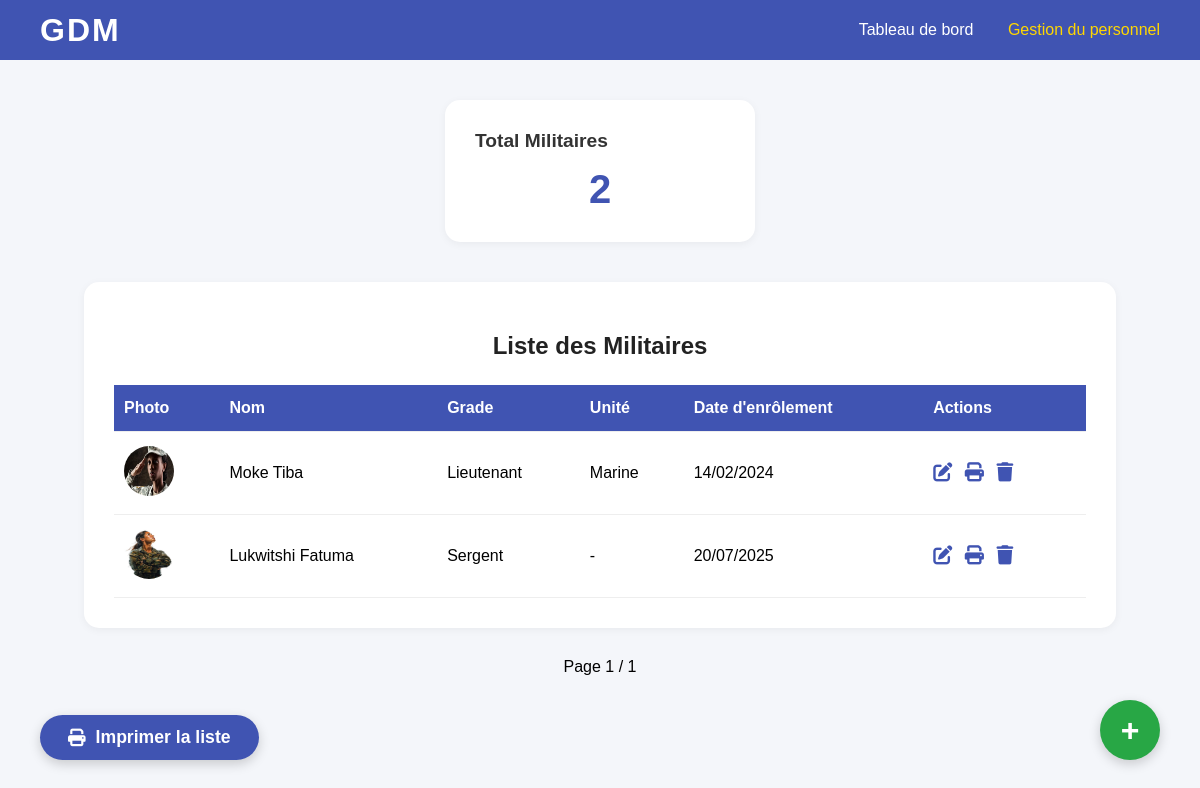
The page /gestion_personnel.php (signed in) on the database its author committed.
### tables this page shows
CREATE TABLE IF NOT EXISTS `militaires` (
  `id` int NOT NULL AUTO_INCREMENT,
  `nom` varchar(100) NOT NULL,
  `prenom` varchar(100) DEFAULT NULL,
  `matricule` varchar(50) NOT NULL,
  `sexe` varchar(10) DEFAULT NULL,
  `etat_civil` varchar(20) DEFAULT NULL,
  `date_naissance` date DEFAULT NULL,
  `lieu_naissance` varchar(100) DEFAULT NULL,
  `nationalite` varchar(50) DEFAULT NULL,
  `grade` varchar(50) NOT NULL,
  `telephone` varchar(20) DEFAULT NULL,
  `email` varchar(100) DEFAULT NULL,
  `photo` varchar(255) DEFAULT NULL,
  `date_enrolement` date DEFAULT NULL,
  `unite` varchar(50) DEFAULT NULL,
  PRIMARY KEY (`id`)
);

### gestion_personnel.php (the view, shortened to what this page needs)
<?php
require_once 'db.php';
$stmt = $pdo->query("SELECT COUNT(*) FROM militaires");
$total_militaires = $stmt->fetchColumn();
$page = isset($_GET['page']) ? max(1, intval($_GET['page'])) : 1;
$limit = 10;
$offset = ($page - 1) * $limit;
$stmt = $pdo->prepare("SELECT * FROM militaires ORDER BY id DESC LIMIT ? OFFSET ?");
$stmt->bindValue(1, $limit, PDO::PARAM_INT);
$stmt->bindValue(2, $offset, PDO::PARAM_INT);
$stmt->execute();
$militaires = $stmt->fetchAll();
?>
<!DOCTYPE html>
<html lang="fr">
<head>
    <link rel="stylesheet" href="style.css">
    <link rel="stylesheet" href="https://cdnjs.cloudflare.com/ajax/libs/font-awesome/6.4.2/css/all.min.css">
</head>
<body>
    <nav class="navbar">
        <a href="dashboard.php" class="navbar-logo" style="text-decoration:none;color:inherit;">GDM</a>
        <div class="navbar-links">
            <a href="dashboard.php">Tableau de bord</a>
            <a href="gestion_personnel.php" style="color: #FFD700;">Gestion du personnel</a>
        </div>
    </nav>
    <div class="main-content">
        <div class="card-total" style="margin: 0 auto 40px auto;">
            <h3>Total Militaires</h3>
            <div class="total-number"><?= $total_militaires ?></div>
        </div>
        <div class="table-container">
            <h2 class="section-title">Liste des Militaires</h2>
            <table class="militaires-table">
                <thead>
                    <tr>
                        <th>Photo</th>
                        <th>Nom</th>
                        <th>Grade</th>
                        <th>Unité</th>
                        <th>Date d'enrôlement</th>
                        <th>Actions</th>
                    </tr>
                </thead>
                <tbody>
                <?php if (count($militaires) === 0): ?>
                    <tr>
                        <td colspan="6" style="text-align:center;">Aucun militaire trouvé.</td>
                    </tr>
                <?php else: ?>
                    <?php foreach ($militaires as $militaire): ?>
                        <tr>
                            <td>
                                <?php if (!empty($militaire['photo']) && file_exists($militaire['photo'])): ?>
                                    <img src="<?= htmlspecialchars($militaire['photo']) ?>" alt="Photo" style="width:50px;height:50px;border-radius:50%;">
                                <?php else: ?>
                                    <div style="width:50px;height:50px;background:#e0e0e0;border-radius:50%;display:flex;align-items:center;justify-content:center;color:#aaa;">?</div>
                                <?php endif; ?>
                            </td>
                            <td><?= htmlspecialchars($militaire['nom']) ?></td>
                            <td><?= htmlspecialchars($militaire['grade']) ?></td>
                            <td><?= htmlspecialchars($militaire['unite'] ?? '-') ?></td>
                            <td><?= !empty($militaire['date_enrolement']) ? date('d/m/Y', strtotime($militaire['date_enrolement'])) : '-' ?></td>
                            <td>
                                <a href="modifier_militaire.php?id=<?= $militaire['id'] ?>" class="action-btn modif"><i class="fas fa-edit"></i></a>
                                <a href="imprimer_militaire.php?id=<?= $militaire['id'] ?>" class="action-btn print"><i class="fas fa-print"></i></a>
                                <a href="supprimer_mili.php?id=<?= $militaire['id'] ?>" class="action-btn suppr" onclick="return confirm('Supprimer ce militaire ?');"><i class="fas fa-trash"></i></a>
                            </td>
                        </tr>
                    <?php endforeach; ?>
                <?php endif; ?>
                </tbody>
            </table>
        </div>
        <?php
        $nb_pages = ceil($total_militaires / $limit);
        ?>
        <div class="pagination" style="text-align:center;margin:30px 0;">
            <span style="margin:0 12px;">Page <?= $page ?> / <?= $nb_pages ?></span>
        </div>
        <a href="imprimer_liste.php" class="btn-imprimer" target="_blank">
            <i class="fas fa-print"></i> Imprimer la liste
        </a>
        <a href="ajouter_militaire.php" class="btn-floating">+</a>
    </div>
</body>
</html>

### style.css (style rules this page uses)
body { background: #f4f6fa; font-family: Arial, sans-serif; margin: 0; }
h2 { text-align: center; margin-bottom: 20px; }
.navbar { background: #4054b2; color: #fff; padding: 0 40px; height: 60px; display: flex; align-items: center; justify-content: space-between; }
.navbar-logo { font-size: 2rem; font-weight: bold; letter-spacing: 2px; }
.navbar-links a { color: #fff; text-decoration: none; margin-left: 30px; font-size: 1rem; font-weight: 500; }
.main-content { padding: 40px 60px; display: flex; flex-direction: column; align-items: center; }
.card-total { background: #fff; border-radius: 15px; box-shadow: 0 2px 8px rgba(0,0,0,0.05); width: 250px; padding: 30px; margin-bottom: 40px; }
.card-total h3 { margin: 0 0 15px 0; font-size: 1.2rem; color: #333; }
.total-number { font-size: 2.5rem; font-weight: bold; color: #4054b2; text-align: center; }
.section-title { font-size: 1.5rem; color: #222; margin-bottom: 25px; }
.btn-floating { position: fixed; right: 40px; bottom: 40px; width: 60px; height: 60px; background: #28a745; color: #fff; border: none; border-radius: 50%; font-size: 2rem; font-weight: bold; box-shadow: 0 4px 12px rgba(0, 0, 0, 0.18); display: flex; align-items: center; justify-content: center; text-decoration: none; z-index: 100; transition: background 0.2s, transform 0.2s; }
.table-container { background: #fff; border-radius: 15px; box-shadow: 0 2px 8px rgba(0,0,0,0.05); padding: 30px; margin-bottom: 40px; width: 90%; margin: 0 auto; }
.militaires-table { width: 100%; border-collapse: collapse; margin-top: 20px; }
.militaires-table th, .militaires-table td { padding: 14px 10px; text-align: left; border-bottom: 1px solid #eee; }
.militaires-table th { background: #4054b2; color: #fff; font-weight: bold; }
.action-btn { margin-right: 8px; color: #4054b2; font-size: 1.2rem; text-decoration: none; transition: color 0.2s; }
.btn-imprimer { position: fixed; left: 40px; bottom: 40px; background: #4054b2; color: #fff; border-radius: 30px; padding: 12px 28px; font-size: 1.1rem; font-weight: bold; text-decoration: none; box-shadow: 0 4px 12px rgba(0,0,0,0.18); display: flex; align-items: center; gap: 10px; z-index: 100; transition: background 0.2s; }

### rows shown on the page
militaires: photo (picture), nom "Moke Tiba", grade "Lieutenant", unite "Marine", date_enrolement "14/02/2024"
militaires: photo (picture), nom "Lukwitshi Fatuma", grade "Sergent", unite "-", date_enrolement "20/07/2025"

### other values the page prints
$total_militaires "2"
$page "1"
$nb_pages "1"
